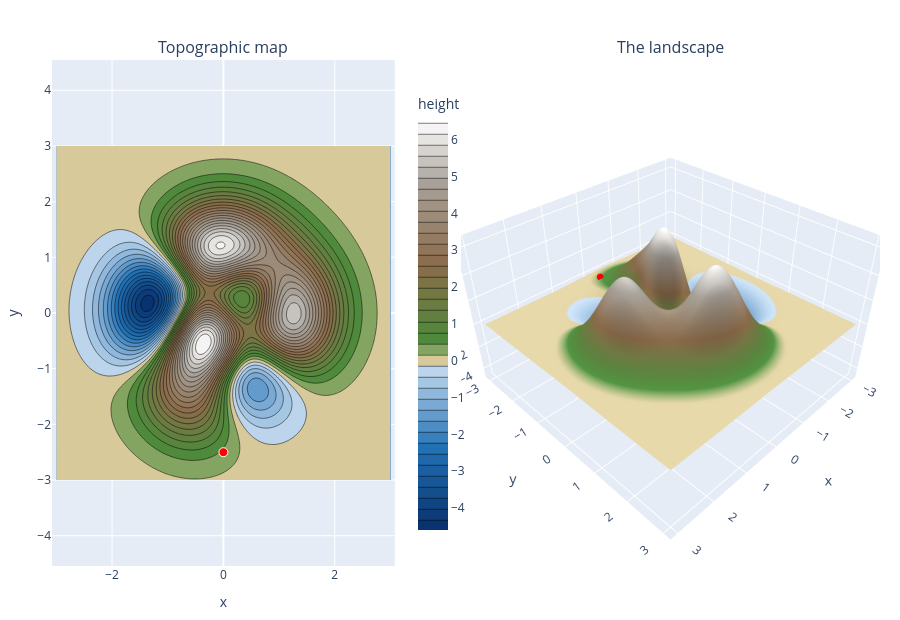

Notebook code cell kept with this figure:
### Markdown cell above
The map (left) and the landscape (right). The red point is the starting point.

### Code cell
plot_map_terrain(f, points = [start])

### Figure 1 — Plotly figure (JSON) as saved in the notebook; plotly's stock layout.template omitted (floating-point values rounded to 4 significant figures; data arrays with more than 128 entries replaced by an {"elided": "..."} marker saying what was removed)
{"data": [{"colorbar": {"dtick": 1, "len": 0.9, "tick0": 0, "title": {"text": "height"}, "x": 0.43}, "colorscale": [[0, "#08306b"], [0.1998, "#2171b5"], [0.3997, "#c6dbef"], [0.4007, "#d8c99b"], [0.4266, "#d8c99b"], [0.4535, "#4a8c3a"], [0.65, "#8b6b4a"], [0.85, "#a8a29a"], [1, "#ffffff"]], "contours": {"end": 6.55, "size": 0.3, "start": -4.65}, "showscale": true, "type": "contour", "x": {"elided": "150 float values"}, "xaxis": "x", "y": {"elided": "150 float values"}, "yaxis": "y", "z": {"elided": "150x150 float values"}, "zmax": 6.55, "zmin": -4.611}, {"marker": {"color": "red", "line": {"color": "white", "width": 1}, "size": 9}, "mode": "markers", "showlegend": false, "textposition": "top right", "type": "scatter", "x": [0.0], "xaxis": "x", "y": [-2.5], "yaxis": "y"}, {"cmax": 6.55, "cmin": -4.611, "colorbar": {"title": {"text": "height"}}, "colorscale": [[0, "#08306b"], [0.1998, "#2171b5"], [0.3997, "#c6dbef"], [0.4007, "#d8c99b"], [0.4266, "#d8c99b"], [0.4535, "#4a8c3a"], [0.65, "#8b6b4a"], [0.85, "#a8a29a"], [1, "#ffffff"]], "scene": "scene", "showscale": false, "type": "surface", "x": {"elided": "150 float values"}, "y": {"elided": "150 float values"}, "z": {"elided": "150x150 float values"}}, {"marker": {"color": "red", "size": 4}, "mode": "markers", "scene": "scene", "showlegend": false, "textposition": "top center", "type": "scatter3d", "x": [0.0], "y": [-2.5], "z": [0.5405]}], "layout": {"annotations": [{"font": {"size": 16}, "showarrow": false, "text": "Topographic map", "x": 0.207, "xanchor": "center", "xref": "paper", "y": 1, "yanchor": "bottom", "yref": "paper"}, {"font": {"size": 16}, "showarrow": false, "text": "The landscape", "x": 0.747, "xanchor": "center", "xref": "paper", "y": 1, "yanchor": "bottom", "yref": "paper"}], "height": 620, "margin": {"b": 40, "l": 40, "r": 20, "t": 60}, "scene": {"aspectratio": {"x": 1, "y": 1, "z": 0.6}, "domain": {"x": [0.494, 1], "y": [0, 1]}, "xaxis": {"title": {"text": "x"}}, "yaxis": {"title": {"text": "y"}}, "zaxis": {"title": {"text": "height"}}}, "xaxis": {"anchor": "y", "domain": [0, 0.414], "range": [-3, 3], "title": {"text": "x"}}, "yaxis": {"anchor": "x", "domain": [0, 1], "range": [-3, 3], "scaleanchor": "x", "title": {"text": "y"}}}}
